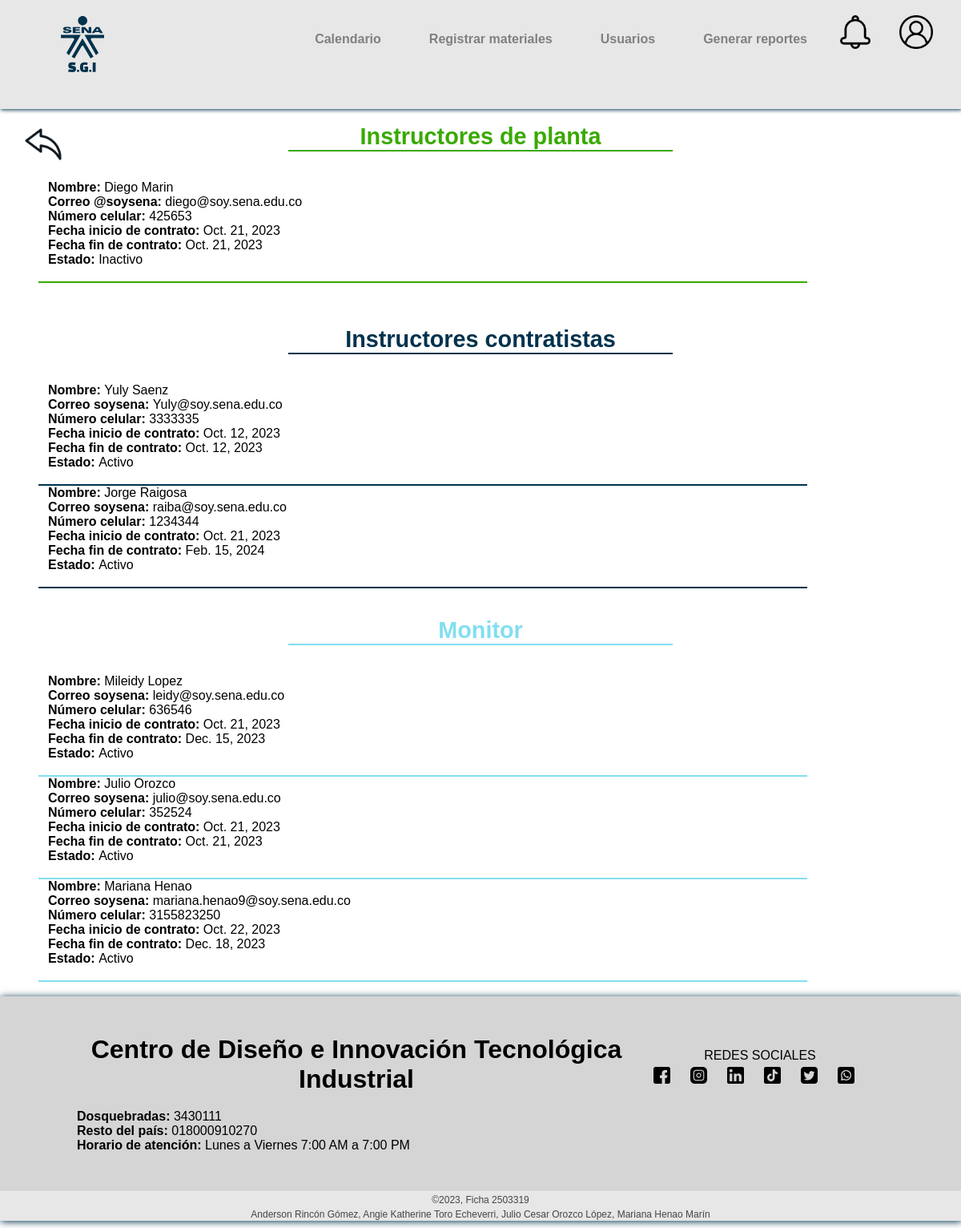
Screenshot of /lis_usu_contra with the database file from the repository.
### App_SistemaGestionInventario/models.py (models this page shows, shortened)
class Usuario(models.Model):
    id = models.BigAutoField(primary_key = True)
    nombre_1 = models.CharField(max_length=80)
    nombre_2 = models.CharField(max_length=80, blank=True, null=True)
    apellido_1 = models.CharField(max_length=80)
    apellido_2 = models.CharField(max_length=80, blank=True, null=True)
    id_tipo_documento = models.CharField(max_length=11, choices=tipo_documento, default='C.C')
    numero_documento = models.CharField(max_length=80, blank=False, null=False, unique=True)
    correo_sena = models.EmailField(blank=True, null=True, unique=True)
    correo_soy_sena = models.EmailField(blank=False, null=False, unique=True)
    celular_1 = models.CharField(max_length=80, unique=True)
    celular_2 = models.CharField(max_length=80, blank=True, null=True)
    id_rol = models.CharField(max_length=5, choices=rol, default='I.C')
    fecha_inicio_contrato = models.DateField()
    fecha_fin_contrato = models.DateField(blank=True, null=True)
    id_area_instrtuctor = models.CharField(max_length=6, choices=area, default='Soft')
    firma_electronica = models.ImageField()
    estado_cuenta = models.CharField(max_length=1, choices=estado_cuenta_usuario, default='A')
    class Meta():
        verbose_name = 'Usuario'
        verbose_name_plural = 'Usuarios'

### App_SistemaGestionInventario/views.py (the view)
# urls.py: path('lis_usu_contra', views.listar_usuarios_contrato, name="lista_usuarios_contra"),
def listar_usuarios_contrato(request):
    ins_planta = Usuario.objects.filter(id_rol = rol[0][0])
    ins_planta = conversion_rol_cuenta(ins_planta)
    ins_contrato = Usuario.objects.filter(id_rol = rol[1][0])
    ins_contrato = conversion_rol_cuenta(ins_contrato)
    monitor = Usuario.objects.filter(id_rol = rol[2][0])
    monitor = conversion_rol_cuenta(monitor)
    ins_planta = conversion_estado_cuenta(ins_planta)
    ins_contrato = conversion_estado_cuenta(ins_contrato)
    monitor = conversion_estado_cuenta(monitor)
    return render (request, "App_SistemaGestionInventario/instructor_contratista/listar_usuarios_contra.html", {'ins_planta':ins_planta, 'ins_contrato':ins_contrato, 'monitor':monitor})

### App_SistemaGestionInventario/views.py (called while the page is built)
def conversion_rol_cuenta(usuarios):
    contador = 0
    for usuario in usuarios:
        if usuario.id_rol == rol[contador][0]:
            usuario.id_rol = rol[contador][1]
        contador += 1
    return usuarios

def conversion_estado_cuenta(usuarios):
    for usuario in usuarios:
        if usuario.estado_cuenta == estado_cuenta_usuario[0][0]:
            usuario.estado_cuenta = estado_cuenta_usuario[0][1]
        elif usuario.estado_cuenta == estado_cuenta_usuario[1][0]:
            usuario.estado_cuenta = estado_cuenta_usuario[1][1]
    return usuarios

### App_SistemaGestionInventario/templates/App_SistemaGestionInventario/instructor_contratista/listar_usuarios_contra.html
{% extends "App_SistemaGestionInventario/instructor_contratista/base_instructor_contrato.html" %}
{% load static %}
{% block css %}
    <link rel="stylesheet" href="{% static 'App_SistemaGestionInventario/css/listar_usuarios_contra_style.css' %}">
{% endblock css %}
{% block content %}
    <main>
        <br>
        <h3 class="planta">Instructores de planta</h3>
        {% if ins_planta %}
            <ul>
                {% for planta in ins_planta %}
                    <a class="informacion_planta">
                        <li><strong>Nombre:</strong> {{planta.nombre_1}} {{planta.apellido_1}}</li>
                        <li><strong>Correo @soysena:</strong> {{planta.correo_soy_sena}}</strong></li>
                        <li><strong>Número celular:</strong> {{planta.celular_1}}</strong></li>
                        <li><strong>Fecha inicio de contrato:</strong> {{planta.fecha_inicio_contrato}}</strong></li>
                        <li><strong>Fecha fin de contrato:</strong> {{planta.fecha_fin_contrato}}</strong></li>
                        <li><strong>Estado:</strong> {{planta.estado_cuenta}}</strong></li>
                    </a>
                    <br>
                    <hr class="entre_planta">
                {% endfor %}
                <br>
            </ul>
        {% else %}
        <br>
            <p>Actualmente no hay instructores de planta</p>
            <br>
        {% endif %}
        <br>
        <br>
        <h3 class="contrato">Instructores contratistas</h3>
        {% if ins_contrato %}
        <ul>
            {% for contrato in ins_contrato %}
                <a class="informacion_contrato">
                    <li><strong>Nombre: </strong>{{contrato.nombre_1}} {{contrato.apellido_1}}</li>
                    <li><strong>Correo soysena: </strong>{{contrato.correo_soy_sena}}</li>
                    <li><strong>Número celular: </strong>{{contrato.celular_1}}</li>
                    <li><strong>Fecha inicio de contrato: </strong>{{contrato.fecha_inicio_contrato}}</li>
                    <li><strong>Fecha fin de contrato: </strong>{{contrato.fecha_fin_contrato}}</li>
                    <li><strong>Estado: </strong>{{contrato.estado_cuenta}}</li>
                </a>
                <br>
                <hr class="entre_contrato">
            {% endfor %}
        </ul>
        {% else %}
            <br>
            <p>Actualmente no hay instructores contratistas</p>
            <br>
        {% endif %}
        <br>
        <br>
        <h3 class="monitor">Monitor</h3>
        {% if monitor %}
            <ul>
                {% for moni in monitor %}
                    <a class="informacion_monitor">
                        <li><strong>Nombre: </strong>{{moni.nombre_1}} {{moni.apellido_1}}</li>
                        <li><strong>Correo soysena: </strong>{{moni.correo_soy_sena}}</li>
                        <li><strong>Número celular: </strong>{{moni.celular_1}}</li>
                        <li><strong>Fecha inicio de contrato: </strong>{{moni.fecha_inicio_contrato}}</li>
                        <li><strong>Fecha fin de contrato: </strong>{{moni.fecha_fin_contrato}}</li>
                        <li><strong>Estado: </strong>{{moni.estado_cuenta}}</li>
                    </a>
                    <br>
                    <hr class="entre_monitor">
                {% endfor %}
            </ul>
        {% else %}
            <br>
            <p>Actualmente no hay monitores</p>
        {% endif %}
        <br>
    </main>
{% endblock content %}

### App_SistemaGestionInventario/static/App_SistemaGestionInventario/css/plantilla_base_instructor_contratista_style.css (style rules this page uses)
:root { --white: #fc7323; --green: #229395; --green-light: #b9b9b9; --black: #808080; --grey: #ffffff; --violet:#A830C6; --red:#fc7323; }
* { margin: 0; padding: 0; box-sizing: border-box; }
body { font-family: "Poppins", sans-serif; }
main { padding: 20px; }
a { text-decoration: none; }
ul { list-style: none; }

### App_SistemaGestionInventario/static/App_SistemaGestionInventario/css/listar_usuarios_contra_style.css (style rules this page uses)
main { margin: 0; padding: 0; }
.planta { color: #39A900; text-align: center; font-size: 1.8em; border-bottom: 2px solid; margin: 0 30%; margin-bottom: 3%; }
.informacion_planta li { margin-left: 5%; }
.entre_planta { height: 2px; border: 0; background-color: #39A900; width: 80%; margin-left: 4%; }
.contrato { color: #00324d; text-align: center; font-size: 1.8em; border-bottom: 2px solid; margin: 0 30%; margin-bottom: 3%; }
.informacion_contrato li { margin-left: 5%; }
.entre_contrato { height: 2px; border: 0; background-color: #00324d; width: 80%; margin-left: 4%; }
.monitor { color: #82def0; text-align: center; font-size: 1.8em; border-bottom: 2px solid; margin: 0 30%; margin-bottom: 3%; }
.informacion_monitor li { margin-left: 5%; }
.entre_monitor { height: 2px; border: 0; background-color: #82def0; width: 80%; margin-left: 4%; }

### rows the page displays
Usuario: nombre_1 "Diego", apellido_1 "Marin", correo_soy_sena "diego@soy.sena.edu.co", celular_1 "425653", fecha_inicio_contrato "Oct. 21, 2023", fecha_fin_contrato "Oct. 21, 2023", estado_cuenta "Inactivo"
Usuario: nombre_1 "Yuly", apellido_1 "Saenz", correo_soy_sena "Yuly@soy.sena.edu.co", celular_1 "3333335", fecha_inicio_contrato "Oct. 12, 2023", fecha_fin_contrato "Oct. 12, 2023", estado_cuenta "Activo"
Usuario: nombre_1 "Jorge", apellido_1 "Raigosa", correo_soy_sena "raiba@soy.sena.edu.co", celular_1 "1234344", fecha_inicio_contrato "Oct. 21, 2023", fecha_fin_contrato "Feb. 15, 2024", estado_cuenta "Activo"
Usuario: nombre_1 "Mileidy", apellido_1 "Lopez", correo_soy_sena "leidy@soy.sena.edu.co", celular_1 "636546", fecha_inicio_contrato "Oct. 21, 2023", fecha_fin_contrato "Dec. 15, 2023", estado_cuenta "Activo"
Usuario: nombre_1 "Julio", apellido_1 "Orozco", correo_soy_sena "julio@soy.sena.edu.co", celular_1 "352524", fecha_inicio_contrato "Oct. 21, 2023", fecha_fin_contrato "Oct. 21, 2023", estado_cuenta "Activo"
Usuario: nombre_1 "Mariana", apellido_1 "Henao", correo_soy_sena "mariana.henao9@soy.sena.edu.co", celular_1 "3155823250", fecha_inicio_contrato "Oct. 22, 2023", fecha_fin_contrato "Dec. 18, 2023", estado_cuenta "Activo"
